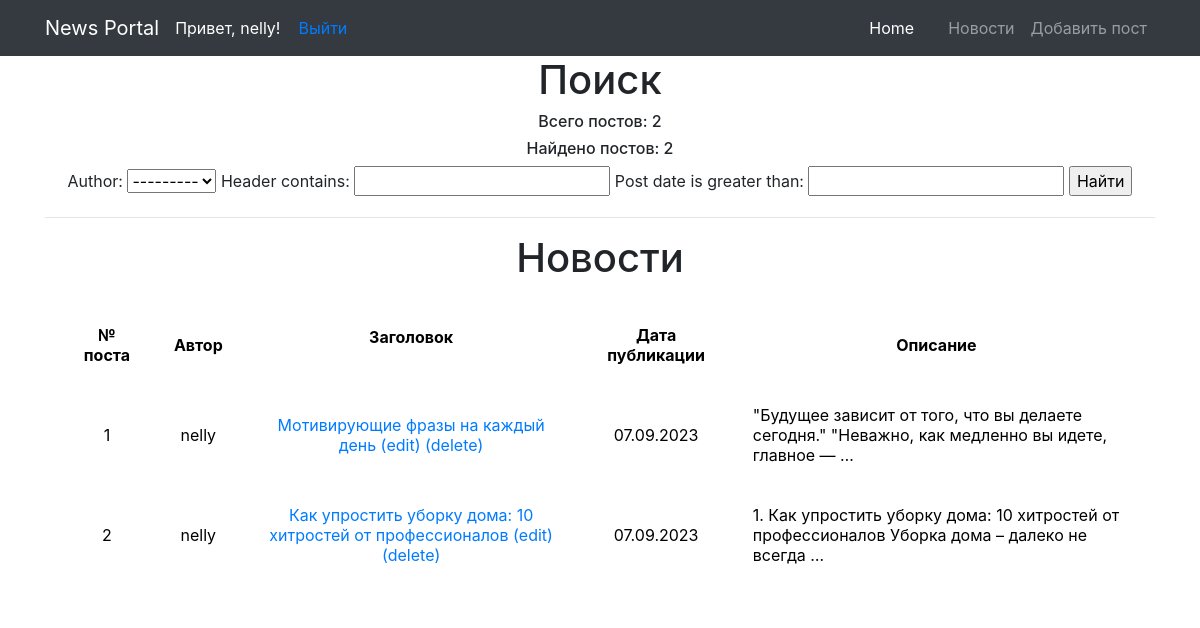
Page /news/ (signed in) on the committed database.
### newsapp/models.py (models this page shows, shortened)
class Post(models.Model):
    author = models.ForeignKey(User, on_delete=models.CASCADE)
    header = models.CharField(max_length=100, blank=False)
    body = models.CharField(max_length=8000, blank=True)
    post_date = models.DateField(default=timezone.now)

### newsapp/views.py (the view)
# urls.py: path('', PostListView.as_view(), name='post_list'),
class PostListView(FilteredPostListView):
    filterset_class = PostFilterSet
    paginate_by = 10

### newsapp/templatetags/custom_template_funcs.py (called while the page is built)
@register.filter(name='censor')
def censor(value, arg):
    for i in value.split():
        if i.lower() in black_list:
            value = value.replace(i, arg)
    return value

### newsapp/views.py (called while the page is built)
    def get_context_data(self, **kwargs):
        context = super().get_context_data(**kwargs)
        context['post_search'] = self.filterset  # объявляем для шаблона способ обращения к отфильтрованному queryset
        context['all_news_count'] = Post.objects.all().count()
        context['posts_found'] = self.get_queryset().count()
        return context

    def get_queryset(self):
        queryset = super().get_queryset().order_by('post_date', 'id')
        self.filterset = self.filterset_class(self.request.GET, queryset=queryset)
        return self.filterset.qs.all()

### templates/newsapp/post_list.html (shortened to what this page needs)
  {% extends 'flatpages/default.html' %}
  {% load custom_template_funcs %}
  {% block content %}
  <h1>Поиск</h1>
  <h6>Всего постов: {{ all_news_count }}</h6>
  <h6>Найдено постов: {{ posts_found }}</h6>
  <form method="GET">
      {{ post_search.form }}
      <input type="submit" value="Найти">
  </form>
  <hr>
  {% load my_tags %}
  {% if object_list %}
  <h1>Новости</h1>
      <table>
          <tr>
              <td valign="top" align="center"><b>№ поста</b></td>
              <td align="center"><b>Автор</b></td>
              <td align="center"><b>Заголовок<p></b></td>
              <td align="center"><b>Дата публикации</b></td>
              <td align="center"><b>Описание </b></td>
          </tr>
          {% for post in object_list %}
          <tr>
              <td align="center">{{ post.id }}</td>
              <td align="center">{{ post.author }}</td>
              <td align="center">
                  <a href="{% url 'post_details' post.id %}">
                      {{ post.header|default:"Без заголовка"|censor:'***' }}
                  </a>
                  {% if user.is_authenticated %}
                    <a href="{% url 'edit_post_form' post.pk %}"> (edit)</a>
                    <a href="{% url 'delete_post_form' post.pk %}"> (delete)</a>
                  {% endif %}
              </td>
              <td align="center">{{ post.post_date|default:"Без даты"|date:'d.m.Y' }}</td>
              <td>
                  {{ post.body|censor:'***'|truncatewords:15 }}
              </td>
          {% endfor %}
          </tr>
      </table>
  {% else %}
  <h2>
      Новостей нет!
  </h2>
  {% endif %}
  <br>
  {% endblock content %}

### templates/flatpages/default.html (shortened to what this page needs)
{% load static %}
<!DOCTYPE html>
<html lang="en">
<head>
  <link href="{% static 'vendor/bootstrap/css/bootstrap.min.css' %}" rel="stylesheet">
</head>
<body>
  <nav class="navbar navbar-expand-lg navbar-dark bg-dark static-top">
    <div class="container">
      <a class="navbar-brand" href="#">News Portal</a>
      {% if user.is_authenticated %}
        <span class="nav-item active">
          <font color=white>
            Привет, {{ user.username }}! &nbsp &nbsp
          </font>
        </span>
        <a class="nav-item active" href="{% url 'logout' %}">Выйти</a>
      {% else %}
        <a href="{% url 'login' %}">&nbsp &nbsp Войти &nbsp &nbsp &nbsp &nbsp</a>
        <a href="{% url 'signup' %}">Зарегистрироваться</a>
      {% endif %}
      <div class="collapse navbar-collapse" id="navbarResponsive">
        <ul class="navbar-nav ml-auto">
          <li class="nav-item active">
            <a class="nav-link" href="#">Home &nbsp &nbsp
            </a>
          </li>
          <li class="nav-item">
            <a class="nav-link" href="/news/">Новости</a>
          </li>
          {% if user.is_authenticated %}
          <li class="nav-item">
            <a class="nav-link" href="/news/create/">Добавить пост</a>
          </li>
          {% endif %}
        </ul>
      </div>
    </div>
  </nav>
  <div class="container">
    <div class="row">
      <div class="col-lg-12 text-center">
       {% block content %}{% endblock content %}
      </div>
    </div>
  </div>
</body>
</html>

### templates/newsapp/post_list.html (style rules this page uses)
TABLE { background: rgb(255, 255, 255); border: 5px double #ffffff; color: black; width: 100%; border: 1px solid rgb(255, 255, 255); border-spacing: 7px 5px; padding: 10px; }
TD, TH { border: 30px solid rgba(255, 255, 255, 0.1); padding: 5px; }
h2, h1 { text-align: center; }

### rows in the picture
Post: id "1", author "nelly", header|censor "Мотивирующие фразы на каждый день", post_date "07.09.2023", body|censor "\"Будущее зависит от того, что вы делаете сегодня.\" \"Неважно, как медленно вы идете, главное — …"
Post: id "2", author "nelly", header|censor "Как упростить уборку дома: 10 хитростей от профессионалов", post_date "07.09.2023", body|censor "1. Как упростить уборку дома: 10 хитростей от профессионалов Уборка дома – далеко не всегда …"

### other values in the picture
{{ user.username }} "nelly"
{{ all_news_count }} "2"
{{ posts_found }} "2"
